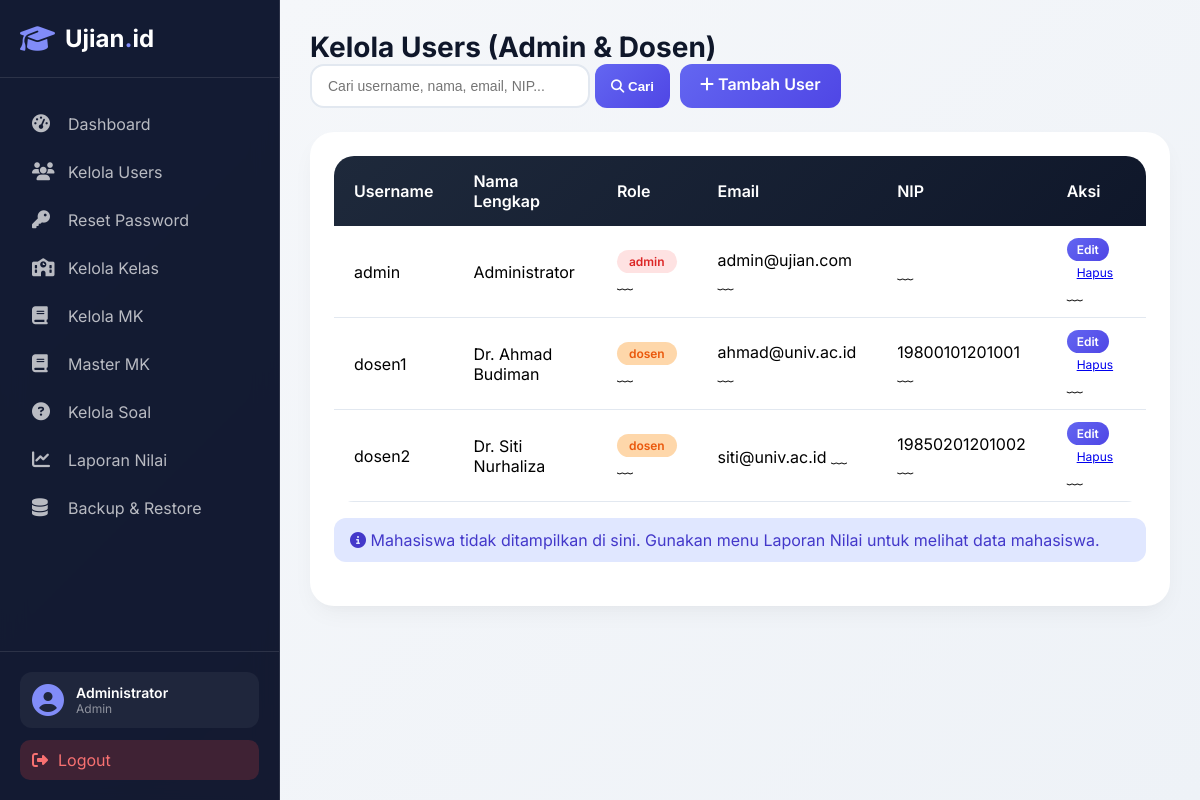
Screenshot of /admin/users/index.php (signed in) with the database file from the repository.
### tables this page shows
CREATE TABLE `users` (
  `id` int(11) NOT NULL AUTO_INCREMENT,
  `username` varchar(50) NOT NULL,
  `password` varchar(255) NOT NULL,
  `role` enum('admin','dosen','mahasiswa') NOT NULL,
  `nama_lengkap` varchar(100) NOT NULL,
  `email` varchar(100) DEFAULT NULL,
  `nim_nip` varchar(30) DEFAULT NULL,
  `created_at` timestamp NOT NULL DEFAULT current_timestamp(),
  PRIMARY KEY (`id`),
  UNIQUE KEY `username` (`username`)
);

### admin/users/index.php (the view, shortened to what this page needs)
<?php
include '../../config/database.php';
$search = isset($_GET['search']) ? mysqli_real_escape_string($conn, trim($_GET['search'])) : '';
$query = "SELECT * FROM users WHERE role IN ('admin','dosen')";
$query .= " ORDER BY role, nama_lengkap";
$users = mysqli_query($conn, $query);
include '../../includes/header.php';
?>
<div class="page-header">
    <h1 class="page-title">Kelola Users (Admin & Dosen)</h1>
    <div style="display: flex; gap: 10px; flex-wrap: wrap;">
        <form method="GET" style="display: flex; gap: 5px;">
            <input type="text" name="search" class="form-control" placeholder="Cari username, nama, email, NIP..."
                   value="<?= htmlspecialchars($search) ?>" style="width: 280px;">
            <button type="submit" class="btn-primary" style="padding: 8px 16px;">
                <i class="fas fa-search"></i> Cari
            </button>
        </form>
        <a href="tambah.php" class="btn-primary"><i class="fas fa-plus"></i> Tambah User</a>
    </div>
</div>
<div class="card-modern">
    <table class="table-modern">
        <thead>
            <tr>
                <th>Username</th>
                <th>Nama Lengkap</th>
                <th>Role</th>
                <th>Email</th>
                <th>NIP</th>
                <th>Aksi</th>
            </tr>
        </thead>
        <tbody>
            <?php if(mysqli_num_rows($users) > 0): ?>
                <?php while($user = mysqli_fetch_assoc($users)): ?>
                <tr>
                    <td><?= htmlspecialchars($user['username']) ?> </td>
                    <td><?= htmlspecialchars($user['nama_lengkap']) ?> </td>
                    <td>
                        <span class="badge <?= $user['role'] == 'admin' ? 'badge-danger' : 'badge-warning' ?>">
                            <?= $user['role'] ?>
                        </span>
                     ﹏
                    <td><?= htmlspecialchars($user['email']) ?> ﹏
                    <td><?= htmlspecialchars($user['nim_nip']) ?> ﹏
                    <td>
                        <a href="edit.php?id=<?= $user['id'] ?>" class="btn-primary" style="padding:4px 10px;font-size:12px;">Edit</a>
                        <a href="?hapus=<?= $user['id'] ?>" class="btn-danger" style="padding:4px 10px;font-size:12px;" onclick="return confirm('Yakin hapus user ini?')">Hapus</a>
                     ﹏
                </tr>
                <?php endwhile; ?>
            <?php else: ?>
                <tr>
                    <td colspan="6" style="text-align:center">Belum ada data user ﹏
                </tr>
            <?php endif; ?>
        </tbody>
    </table>
    <div class="alert info" style="margin-top:16px">
        <i class="fas fa-info-circle"></i> Mahasiswa tidak ditampilkan di sini. Gunakan menu Laporan Nilai untuk melihat data mahasiswa.
    </div>
</div>
<?php include '../../includes/footer.php'; ?>

### assets/css/style.css (style rules this page uses)
* { margin: 0; padding: 0; box-sizing: border-box; }
body { font-family: 'Inter', sans-serif; background: linear-gradient(135deg, #667eea 0%, #764ba2 100%); min-height: 100vh; }
.card-modern { background: white; border-radius: 24px; padding: 24px; box-shadow: 0 10px 25px -5px rgba(0,0,0,0.05), 0 8px 10px -6px rgba(0,0,0,0.02); transition: transform 0.2s ease, box-shadow 0.2s ease; }
.btn-primary { background: linear-gradient(135deg, #6366f1, #4f46e5); border: none; padding: 10px 20px; border-radius: 12px; color: white; font-weight: 600; cursor: pointer; transition: all 0.3s ease; text-decoration: none; display: inline-block; }
.form-control { width: 100%; padding: 12px 16px; border: 2px solid #e2e8f0; border-radius: 14px; font-size: 14px; transition: all 0.3s ease; }
.table-modern { width: 100%; background: white; border-radius: 20px; overflow: hidden; border-collapse: separate; border-spacing: 0; }
.table-modern thead tr { background: linear-gradient(135deg, #1e293b, #0f172a); color: white; }
.table-modern th { padding: 15px 20px; font-weight: 600; text-align: left; }
.table-modern td { padding: 12px 20px; border-bottom: 1px solid #e2e8f0; }
.page-header { display: flex; justify-content: space-between; align-items: center; margin-bottom: 24px; flex-wrap: wrap; }
.page-title { font-size: 28px; font-weight: 700; color: #0f172a; }
.badge { padding: 4px 12px; border-radius: 20px; font-size: 12px; font-weight: 600; }
.badge-danger { background: #fee2e2; color: #dc2626; }
.badge-warning { background: #fed7aa; color: #ea580c; }
.alert { padding: 12px 16px; border-radius: 12px; margin-bottom: 20px; }
.alert.info { background: #e0e7ff; color: #4338ca; }

### rows the page displays
users: username "admin", nama_lengkap "Administrator", role "admin", email "admin@ujian.com"
users: username "dosen1", nama_lengkap "Dr. Ahmad Budiman", role "dosen", email "ahmad@univ.ac.id", nim_nip "19800101201001"
users: username "dosen2", nama_lengkap "Dr. Siti Nurhaliza", role "dosen", email "siti@univ.ac.id", nim_nip "19850201201002"

### other values shown
$_SESSION['nama'] "Administrator"
$_SESSION['role'] "Admin"
